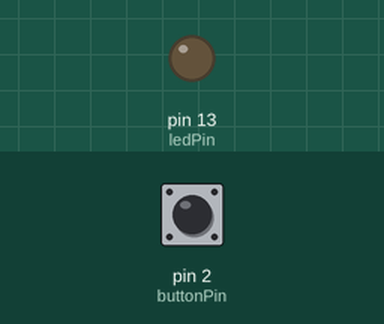
Bench run of a sketch on a simulated Arduino Uno, built with avr-gcc and run on an emulated ATmega328P. On the bench: output pins drawn as LEDs (lit = HIGH). Inputs (shaded band) come from the test bench; at power-on: pin 2 (buttonPin) LOW.

Above: at 1.2 s.
1.3 s: pin 2 (buttonPin) pulled HIGH for 0.15 s
At 1.37 s:
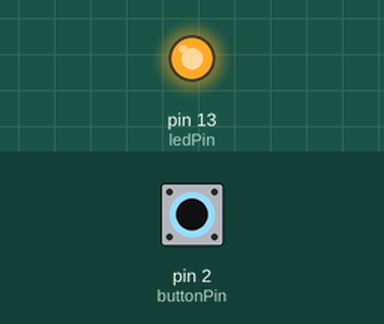
2.9 s: pin 2 (buttonPin) pulled HIGH for 3.2 s
At 7.0 s:
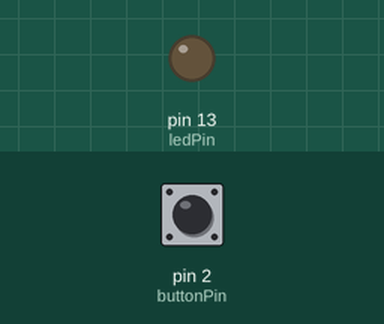
Timing chart, 0 to 8.5 s (numbered marks = the images above; inputs shaded):
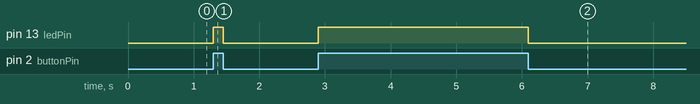

The sketch:

noInterrupt.ino
```cpp
/*
 * Button.pde: 使用按鍵 (PushButton)控制 LED 燈號的開關
 */

const int buttonPin = 2;                 // 按鈕(pushbutton)
const int ledPin = 13;                   // LED

volatile int buttonState;                // 用來儲存按鈕狀態

void setup() {
  pinMode(ledPin, OUTPUT);               // 把 ledPin 設置成 OUTPUT
  pinMode(buttonPin, INPUT);             // 把 buttonPin 設置成 INPUT
}

void loop(){
  // 讀取按鈕的狀態
  buttonState = digitalRead(buttonPin);

  // 檢查按鈕是否被按下
  // 是的話，buttonState 會是 HIGH
  if (buttonState == HIGH) {
    digitalWrite(ledPin, HIGH);          // 打開 LED
  }
  else {
    digitalWrite(ledPin, LOW);           // 關閉 LED
  }
}
```

Measured:
- after the input at 1.3 s, pin 13 (ledPin): LOW → HIGH at once, → LOW 0.15 s later
- after the input at 2.9 s, pin 13 (ledPin): LOW → HIGH at once, → LOW 3.2 s later
